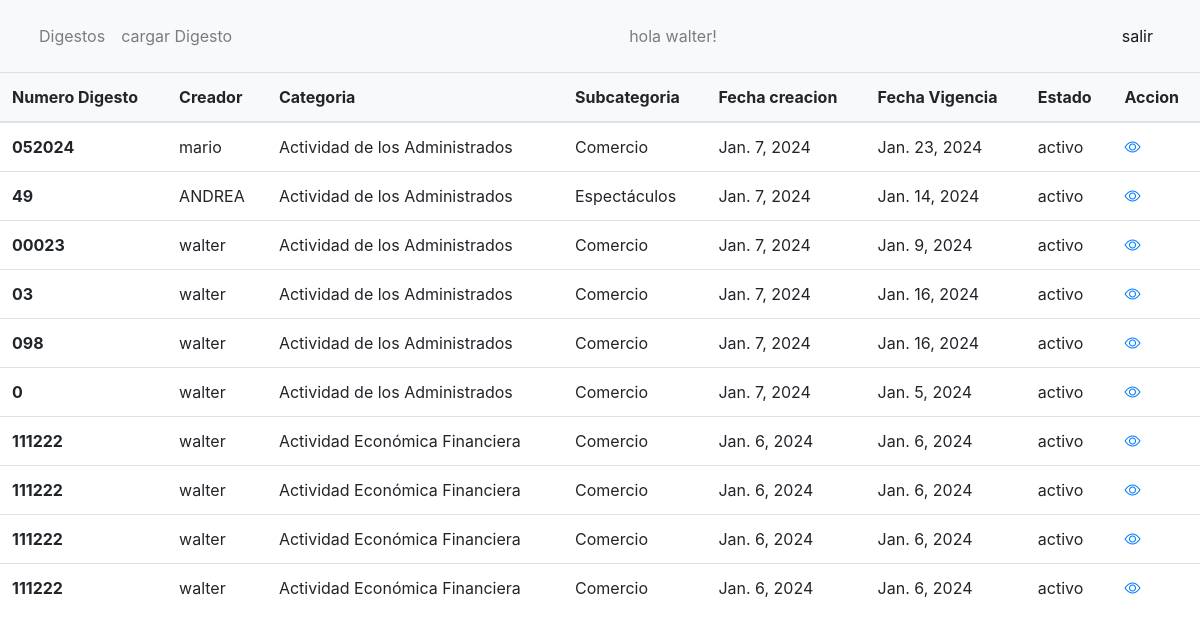
The app's page /digestos/ (signed in) with its own data.
### appDigesto/models.py (models this page shows, shortened)
class Digesto(models.Model):
    numeroDigesto= models.CharField(max_length=15)
    estado = models.CharField(max_length=100)
    palabrasClave=models.TextField()
    descripcion = models.TextField()
    archivo = models.FileField(upload_to='uploads/')
    fecha_creacion = models.DateField(auto_now_add=True)
    fecha_vigencia= models.DateField()
    categoria = models.ForeignKey(Categoria, on_delete=models.CASCADE)
    subcategoria = models.ForeignKey(Subcategoria, on_delete=models.CASCADE)
    usuario = models.ForeignKey(User, on_delete=models.CASCADE)

class Categoria(models.Model):
    nombre = models.CharField(max_length=50)
    descripcion = models.TextField()
    def __str__(self):
        return self.nombre

class Subcategoria(models.Model):
    nombre = models.CharField(max_length=50)
    categoria = models.ForeignKey(Categoria, on_delete=models.CASCADE)
    descripcion = models.TextField()
    def __str__(self):
        return self.nombre

### appDigesto/views.py (the view)
# urls.py: path('digestos/',views.digestos , name='digestos'),
@login_required
def digestos(request):
    username = request.user.username
    digestos=  Digesto.objects.all().order_by('-id')
    return render(request, "digestos.html",{'username':username ,'digestos':digestos})

### appDigesto/templates/digestos.html
{% extends 'base.html' %} {% block content %}
<table class="table table-hover">
    <thead class="sticky-top bg-light">
      <tr>
        <th scope="col">Numero Digesto</th>
        <th scope="col">Creador</th>
        <th scope="col">Categoria</th>
        <th scope="col">Subcategoria</th>
        <th scope="col">Fecha creacion</th>
        <th scope="col">Fecha Vigencia</th>
        <th scope="col">Estado</th>
        <th scope="col">Accion</th>
      </tr>
    </thead>
    <tbody>
        {% for digesto in digestos %}
      <tr>
        <th>{{ digesto.numeroDigesto }}</th>
        <td>{{digesto.usuario}}</td>
        <td>{{ digesto.categoria }}</td>
        <td>{{digesto.subcategoria}}</td>
        <td>{{digesto.fecha_creacion}}</td>
        <td>{{digesto.fecha_vigencia}}</td>
        <td>{{digesto.estado}}</td>
        <td><div>
            <a href="{% url 'digesto_detalle' digesto.id %}">
                <i class="bi bi-eye"> </i></a>
       </div>
      </tr>
      {% endfor %}
    </tbody>
  </table>
{% endblock %}

### appDigesto/templates/base.html (shortened to what this page needs)
<!DOCTYPE html>
<html lang="es">
  <head>
    <link rel="stylesheet" href="https://stackpath.bootstrapcdn.com/bootstrap/4.3.1/css/bootstrap.min.css">
    <link rel="stylesheet" href="https://cdn.jsdelivr.net/npm/bootstrap-icons@1.11.3/font/bootstrap-icons.min.css">
  </head>
  <body>
    <nav class="navbar navbar-expand-lg navbar-light bg-light">
        <div class="container-fluid">
          <div class="collapse navbar-collapse" id="navbarNav">
            <ul class="navbar-nav">
                {% if user.is_authenticated %}
                <li class="nav-item">
                  <a  class="nav-link" href="/digestos">Digestos</a>
                </li>
                <li class="nav-item">
                  <a  class="nav-link" href="/createDigesto">cargar Digesto</a>
                </li>
                {% endif %}
              </ul>
              {% if user.is_authenticated %}
              <span class="ml-auto navbar-text" >
                hola {{username}}!
               </span>
               <span class="ml-auto navbar-text" >
                 <a  class="nav-link" href="/logout">salir</a>
               </span>
              {% endif %}
          </div>
        </div>
      </nav>
    {% block content %} {% endblock %}
  </body>
</html>

### records on screen
Digesto: numeroDigesto "052024", usuario "mario", categoria "Actividad de los Administrados", subcategoria "Comercio", fecha_creacion "Jan. 7, 2024", fecha_vigencia "Jan. 23, 2024", estado "activo"
Digesto: numeroDigesto "49", usuario "ANDREA", categoria "Actividad de los Administrados", subcategoria "Espectáculos", fecha_creacion "Jan. 7, 2024", fecha_vigencia "Jan. 14, 2024", estado "activo"
Digesto: numeroDigesto "00023", usuario "walter", categoria "Actividad de los Administrados", subcategoria "Comercio", fecha_creacion "Jan. 7, 2024", fecha_vigencia "Jan. 9, 2024", estado "activo"
Digesto: numeroDigesto "03", usuario "walter", categoria "Actividad de los Administrados", subcategoria "Comercio", fecha_creacion "Jan. 7, 2024", fecha_vigencia "Jan. 16, 2024", estado "activo"
Digesto: numeroDigesto "098", usuario "walter", categoria "Actividad de los Administrados", subcategoria "Comercio", fecha_creacion "Jan. 7, 2024", fecha_vigencia "Jan. 16, 2024", estado "activo"
Digesto: numeroDigesto "0", usuario "walter", categoria "Actividad de los Administrados", subcategoria "Comercio", fecha_creacion "Jan. 7, 2024", fecha_vigencia "Jan. 5, 2024", estado "activo"
Digesto: numeroDigesto "111222", usuario "walter", categoria "Actividad Económica Financiera", subcategoria "Comercio", fecha_creacion "Jan. 6, 2024", fecha_vigencia "Jan. 6, 2024", estado "activo"
Digesto: numeroDigesto "111222", usuario "walter", categoria "Actividad Económica Financiera", subcategoria "Comercio", fecha_creacion "Jan. 6, 2024", fecha_vigencia "Jan. 6, 2024", estado "activo"
Digesto: numeroDigesto "111222", usuario "walter", categoria "Actividad Económica Financiera", subcategoria "Comercio", fecha_creacion "Jan. 6, 2024", fecha_vigencia "Jan. 6, 2024", estado "activo"
Digesto: numeroDigesto "111222", usuario "walter", categoria "Actividad Económica Financiera", subcategoria "Comercio", fecha_creacion "Jan. 6, 2024", fecha_vigencia "Jan. 6, 2024", estado "activo"

### other values on screen
{{ username }} "walter"
